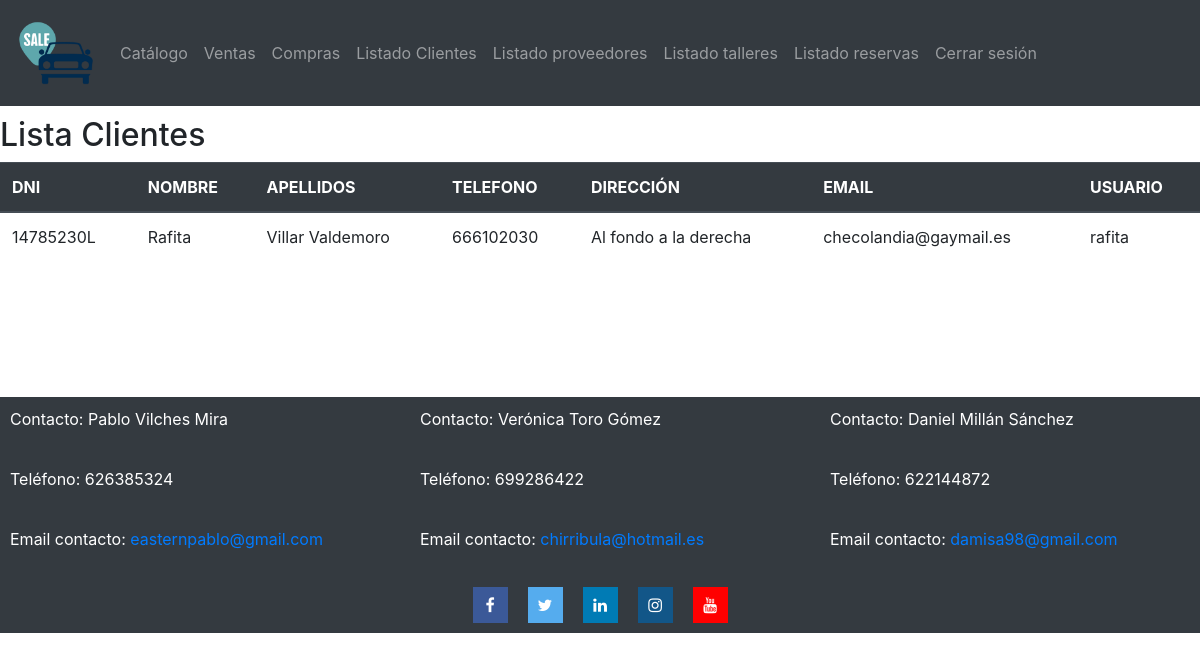
/listar/clientes/ (signed in), run on an earlier commit of the app's database.
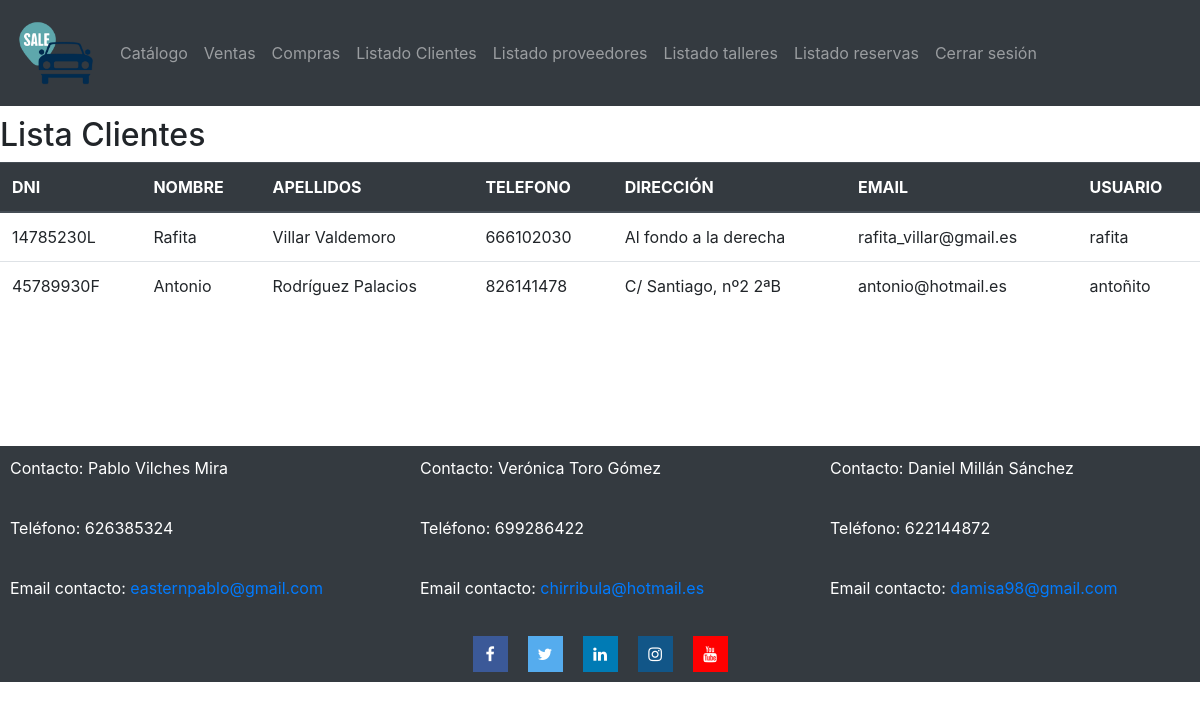
And on a later commit of the database.
### catalogo/models.py (models this page shows, shortened)
class Cliente(models.Model):
    cliente_id =  models.AutoField(primary_key=True)
    dni = models.CharField(max_length=9)
    nombre = models.CharField(max_length=50)
    apellidos = models.CharField(max_length=50)
    telefono = models.CharField(max_length=9)
    direccion = models.CharField(max_length=100)
    email = models.EmailField(max_length=50)
    usuario = models.ForeignKey(User, on_delete=models.CASCADE, null=True)

### catalogo/views.py (the view)
# urls.py: path("listar/clientes/", views.listar_clientes, name="Listado clientes - Concesionario"),
@login_required(login_url="/concesionario/login")
def listar_clientes(request):
    clientes = Cliente.objects.all()
    return render(request, "listar_clientes.html",{"clientes":clientes})

### catalogo/templates/listar_clientes.html (shortened to what this page needs)
{% extends "base.html" %}
{% block content %}
<h2>Lista Clientes</h2>
<table class="table">
    <thead class="thead-dark">
      <tr>
        <th>DNI</th>
        <th>NOMBRE</th>
        <th>APELLIDOS</th>
        <th>TELEFONO</th>
        <th>DIRECCIÓN</th>
        <th>EMAIL</th>
        <th>USUARIO</th>
      </tr>
    </thead>
    <tbody>
        {% for cliente in clientes %}
        <tr>
            <td>{{cliente.dni}}</td>
            <td>{{cliente.nombre}}</td>
            <td>{{cliente.apellidos}}</td>
            <td>{{cliente.telefono}}</td>
            <td>{{cliente.direccion}}</td>
            <td>{{cliente.email}}</td>
            <td>{{cliente.usuario}}</td>
        </tr>
        {% endfor %}
    </tbody>
</table>
{% endblock %}

What changed in the data, as far as the page shows it:
changed Cliente "Rafita": email "checolandia@gaymail.es" → "rafita_villar@gmail.es"
added Cliente: dni "45789930F", nombre "Antonio", apellidos "Rodríguez Palacios", telefono "826141478", direccion "C/ Santiago, nº2 2ªB", email "antonio@hotmail.es", usuario "antoñito"
